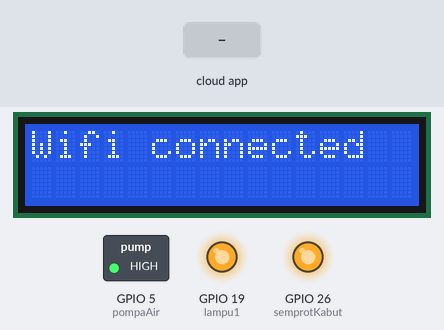
Recording of a sketch running on a simulated ESP32. Shown: 16×2 character LCD, switched loads named in the sketch (green lamp = pin HIGH), output pins drawn as LEDs (lit = HIGH). The inputs (shaded band) are chosen by the test bench. WiFi joins after 1.5 s; servers stay silent unless stated; the Firebase database answers and starts empty; what the sketch prints to the serial monitor is not drawn.

Above: at 2.7 s.
2.8 s: the phone or cloud app sets relay2 to 1
At 4.4 s:
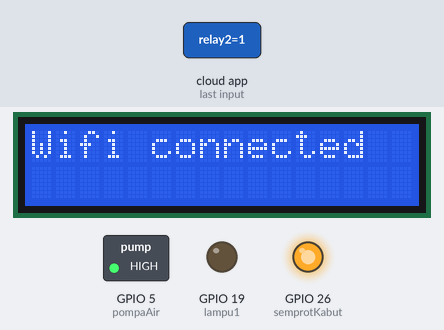
5.3 s: the phone or cloud app sets relay3 to 1
At 6.9 s:
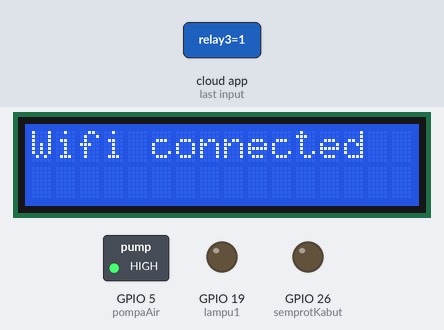
7.6 s: the phone or cloud app sets relay2 to 0
At 9.2 s:
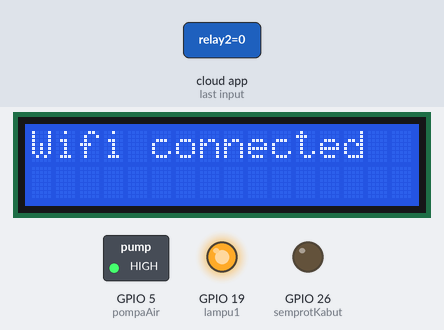
9.8 s: the phone or cloud app sets relay3 to 0
At 11.7 s:
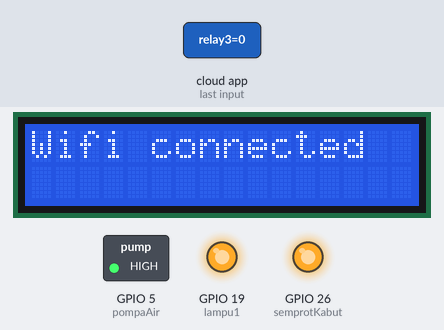
Timing chart, 0 to 13.1 s (numbered marks = the images above; inputs shaded):
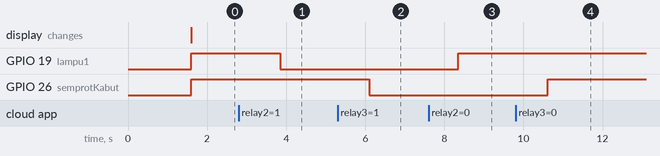

Measured:
- after the input at 2.8 s, GPIO 19 (lampu1): HIGH → LOW after 1.1 s
- after the input at 5.3 s, GPIO 26 (semprotKabut): HIGH → LOW after 0.80 s
- after the input at 7.6 s, GPIO 19 (lampu1): LOW → HIGH after 0.76 s
- after the input at 9.8 s, GPIO 26 (semprotKabut): LOW → HIGH after 0.81 s

The sketch:

inda2.ino
```cpp
#include <WiFi.h>
#include <WiFiManager.h>
#include <Firebase_ESP_Client.h>
#include "addons/TokenHelper.h"
#include "addons/RTDBHelper.h"
#include "DHT.h"
#include <OneWire.h>
#include <DallasTemperature.h>
#include <LiquidCrystal_I2C.h>

// LCD
LiquidCrystal_I2C lcd(0x27, 16, 2);

// Firebase & wifi

#define API_KEY "AIzaSyB9EPM5GQZPlqamI0zrbUIXPGplP655J0A"
#define DATABASE_URL "https://nodemcu-fb601-default-rtdb.firebaseio.com"

FirebaseData fbdo;
FirebaseAuth auth;
FirebaseConfig config;
FirebaseData newData;
const size_t dataLimit = 10;

unsigned long sendDataPrevMillis = 0;
int count = 0;
bool signupOK = false;

// Update data
#define MAX_DATA_COUNT 5 // Batas maksimum data
int lampu1 = 19;

// DHT
#define DHTPIN 18
#define DHTTYPE DHT11
DHT dht(DHTPIN, DHTTYPE);
float t, h;

// Ketinggian Air
int FloatSensor = 32;
int buttonState = 1;

// SUHU AIR
const int oneWireBus = 4;
OneWire oneWire(oneWireBus);
DallasTemperature sensors(&oneWire);
int temperatureC;

// Kontrol
int relay1, relay2, relay3, otomatis, cluster;
int pompaAir = 5;
int pompaNutrisi = 19;
int semprotKabut = 26;

// TDS
#define TdsSensorPin 34 /// TDS
#define VREF 3.3        // analog reference voltage(Volt) of the ADC
#define SCOUNT 30

int analogBuffer[SCOUNT]; // store the analog value in the array, read from ADC
int analogBufferTemp[SCOUNT];
int analogBufferIndex = 0;
int copyIndex = 0;
float averageVoltage = 0;
int tdsValue = 0;
float temperature = 27; // current temperature for compensation

// Median filtering algorithm
int getMedianNum(int bArray[], int iFilterLen)
{
    int bTab[iFilterLen];

    for (byte i = 0; i < iFilterLen; i++)
        bTab[i] = bArray[i];

    int i, j, bTemp;

    for (j = 0; j < iFilterLen - 1; j++)
    {
        for (i = 0; i < iFilterLen - j - 1; i++)
        {
            if (bTab[i] > bTab[i + 1])
            {
                bTemp = bTab[i];
                bTab[i] = bTab[i + 1];
                bTab[i + 1] = bTemp;
            }
        }
    }

    if ((iFilterLen & 1) > 0)
    {
        bTemp = bTab[(iFilterLen - 1) / 2];
    }
    else
    {
        bTemp = (bTab[iFilterLen / 2] + bTab[iFilterLen / 2 - 1]) / 2;
    }

    return bTemp;
}

//==============================================//

// setup
void setup()
{
    Serial.begin(115200);
    dht.begin();
    sensors.begin();
    pinMode(TdsSensorPin, INPUT);
    pinMode(FloatSensor, INPUT_PULLUP);
  pinMode(lampu1, OUTPUT);

    // LCD ===============
    lcd.begin();
    lcd.backlight();

    // Koneksi Wifi & Firebase
    WiFi.mode(WIFI_STA); // explicitly set mode, esp defaults to STA+AP
    // it is a good practice to make sure your code sets wifi mode how you want it.

    // put your setup code here, to run once:
    Serial.begin(115200);

    // WiFiManager, Local intialization. Once its business is done, there is no need to keep it around
    WiFiManager wm;

    // reset settings - wipe stored credentials for testing
    // these are stored by the esp library
    // wm.resetSettings();

    // Automatically connect using saved credentials,
    // if connection fails, it starts an access point with the specified name ( "AutoConnectAP"),
    // if empty will auto generate SSID, if password is blank it will be anonymous AP (wm.autoConnect())
    // then goes into a blocking loop awaiting configuration and will return success result

    bool res;
    // res = wm.autoConnect(); // auto generated AP name from chipid
    // res = wm.autoConnect("AutoConnectAP"); // anonymous ap
    res = wm.autoConnect("Hidroponik", "hidroponikppl"); // password protected ap

    if (!res)
    {
        Serial.println("Failed to connect");
        // ESP.restart();
        lcd.clear();
        lcd.setCursor(0, 0);
        lcd.print("Failed to connect");
    }
    else
    {
        // if you get here you have connected to the WiFi
        Serial.println("connected");
        lcd.clear();
        lcd.setCursor(0, 0);
        lcd.print("Wifi connected");
    }

    config.api_key = API_KEY;
    config.database_url = DATABASE_URL;

    if (Firebase.signUp(&config, &auth, "", ""))
    {
        Serial.println("ok");
        signupOK = true;
    }
    else
    {
        Serial.printf("%s\n", config.signer.signupError.message.c_str());
    }
    config.token_status_callback = tokenStatusCallback; // see addons/TokenHelper.h

    Firebase.begin(&config, &auth);
    Firebase.reconnectWiFi(true);

    pinMode(pompaAir, OUTPUT);
    pinMode(pompaNutrisi, OUTPUT);
    pinMode(semprotKabut, OUTPUT);
    digitalWrite(pompaAir, HIGH);
    digitalWrite(pompaNutrisi, HIGH);
    digitalWrite(semprotKabut, HIGH);
}

// Loop
void loop()
{


    // Kontrol
    firebaseReceiveData();
    kontrlomanualRelay();
}

// firebase terima data
void firebaseReceiveData()
{
    if (Firebase.ready() && signupOK)
    {
        sendDataPrevMillis = millis();

        if (Firebase.RTDB.getInt(&fbdo, "hidro/kontrol/relay/relay1/relay1"))
        {
            relay1 = fbdo.to<int>();
        }
        else
        {
            Serial.printf("Error getting data relay1: %s\n", fbdo.errorReason().c_str());
        }

        if (Firebase.RTDB.getInt(&fbdo, "hidro/kontrol/relay/relay2/relay2"))
        {
            relay2 = fbdo.to<int>();
        }
        else
        {
            Serial.printf("Error getting data relay2: %s\n", fbdo.errorReason().c_str());
        }

        if (Firebase.RTDB.getInt(&fbdo, "hidro/kontrol/relay/relay3/relay3"))
        {
            relay3 = fbdo.to<int>();
        }
        else
        {
            Serial.printf("Error getting data relay3: %s\n", fbdo.errorReason().c_str());
        }

        if (Firebase.RTDB.getInt(&fbdo, "hidro/kontrol/auto/auto"))
        {
            otomatis = fbdo.to<int>();
        }
        else
        {
            Serial.printf("Error getting data otomatis: %s\n", fbdo.errorReason().c_str());
        }

        if (Firebase.RTDB.getInt(&fbdo, "hidro/cluster/lastDataCluster/lastDataCluster"))
        {
            cluster = fbdo.to<int>();
            Serial.print("data cluster : ");
            Serial.print(cluster);
        }
        else
        {
            Serial.printf("Error getting data cluster: %s\n", fbdo.errorReason().c_str());
        }
    }
}

// Kontrol manual

void kontrlomanualRelay()
{
    if (relay1 == 1)
    {
        digitalWrite(lampu1, HIGH);
    }
    else
    {
        digitalWrite(lampu1, LOW);
    }
    if (relay2 == 1)
    {
        digitalWrite(pompaNutrisi, LOW);
    }
    else
    {
        digitalWrite(pompaNutrisi, HIGH);
    }

    if (relay3 == 1)
    {
        digitalWrite(semprotKabut, LOW);
    }
    else
    {
        digitalWrite(semprotKabut, HIGH);
    }

    Serial.println();
    Serial.println("-------------------");
    Serial.println();
}
```
